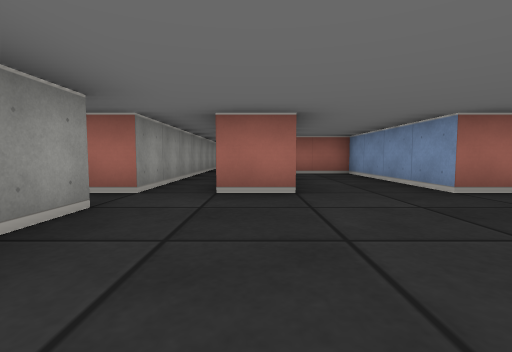
View 1 (above)

24 first-person views from a walk through a cub3D level. The camera is about half as high as the walls, tilts 4° down and sees 85° across. The floor is counted in squares. Each view is taken from the middle of a square. On the plan, view 1 faces up. The plan holds only what a view shows up to about 9 squares ahead; the rest is blank.

View 2
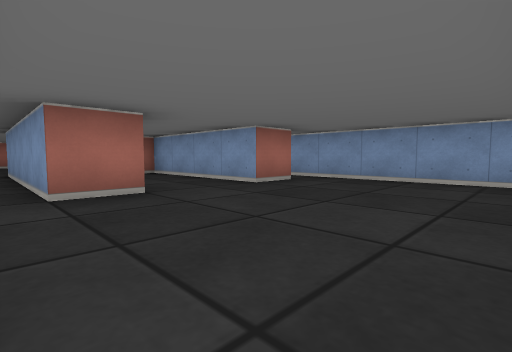

View 3
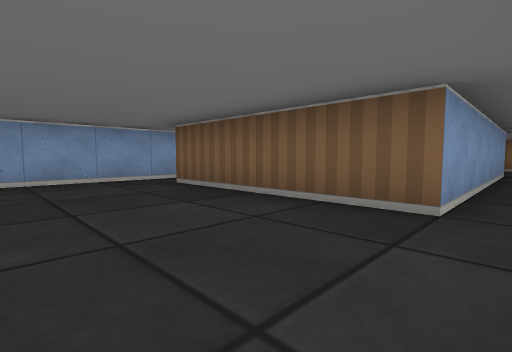

View 4
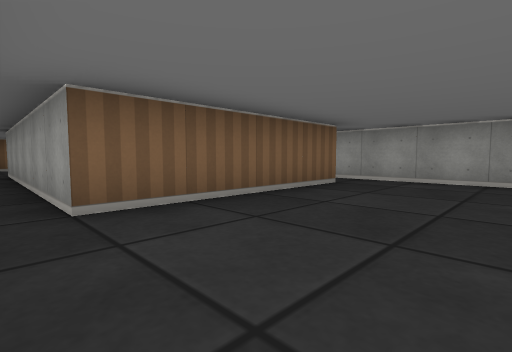

View 5
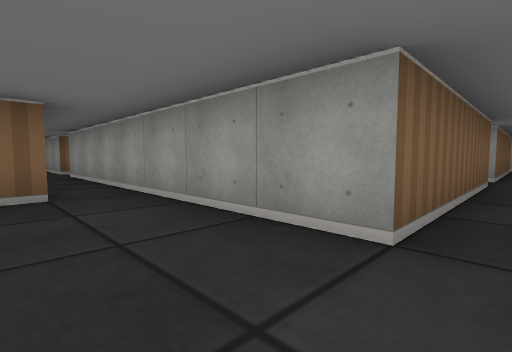

View 6
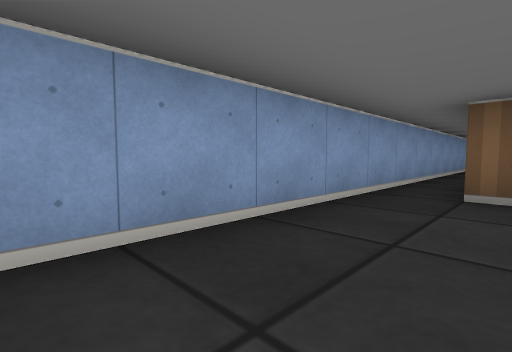

View 7
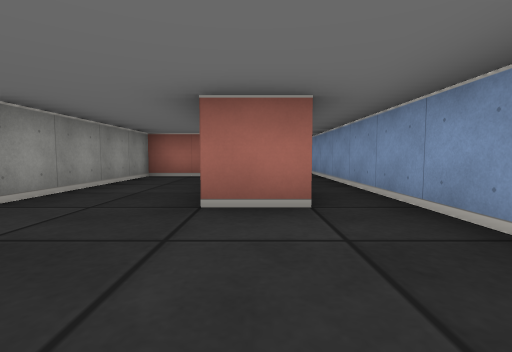

View 8
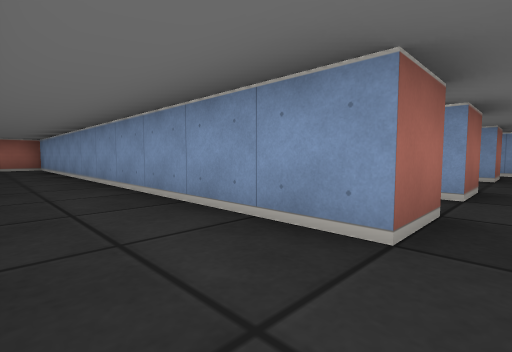

View 9
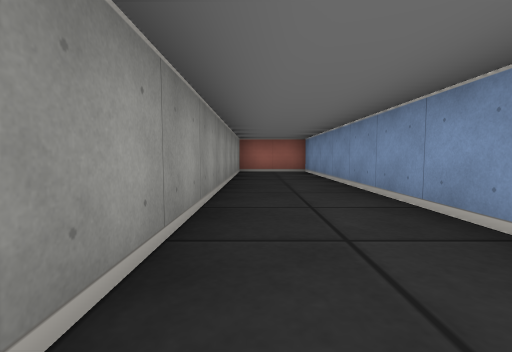

View 10
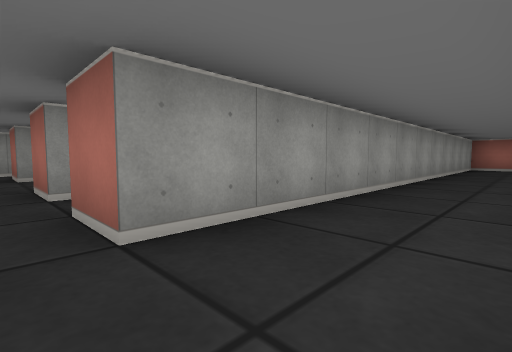

View 11
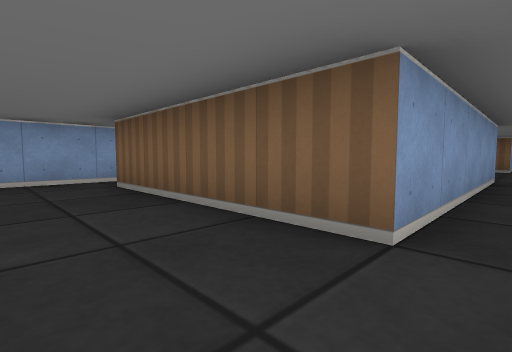

View 12
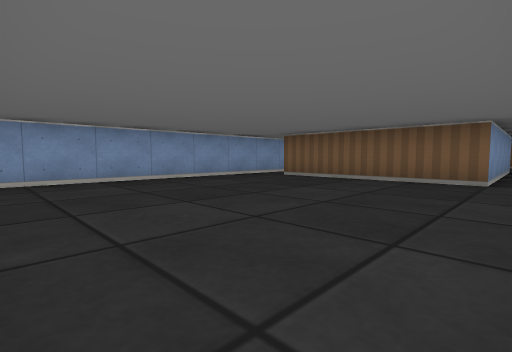

View 13
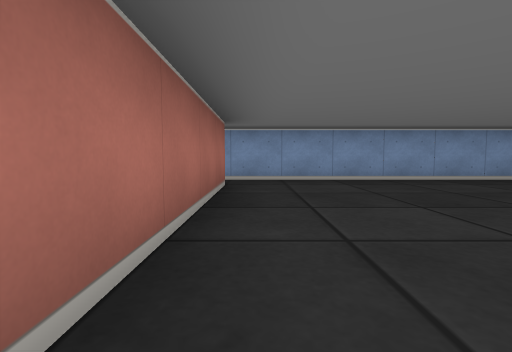

View 14
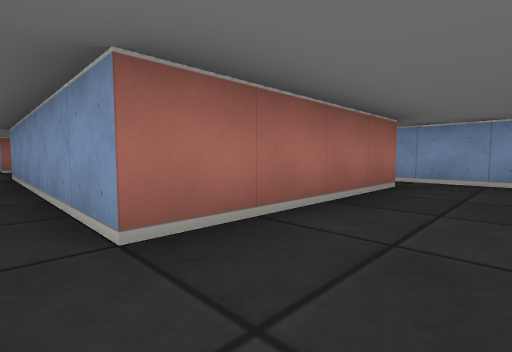

View 15
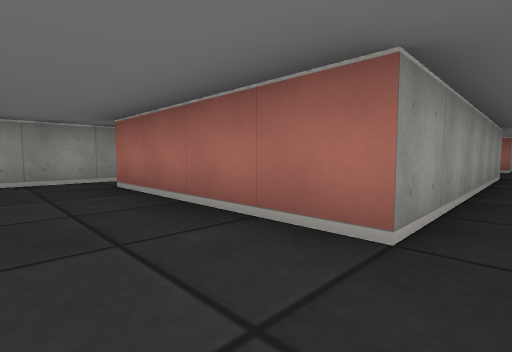

View 16
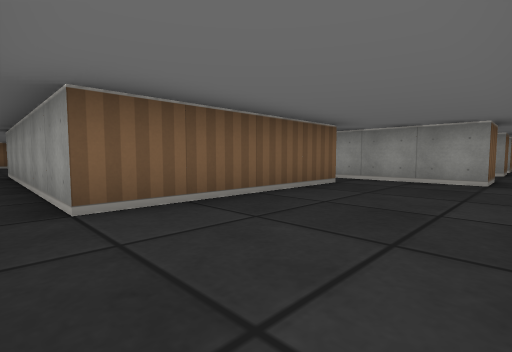

View 17
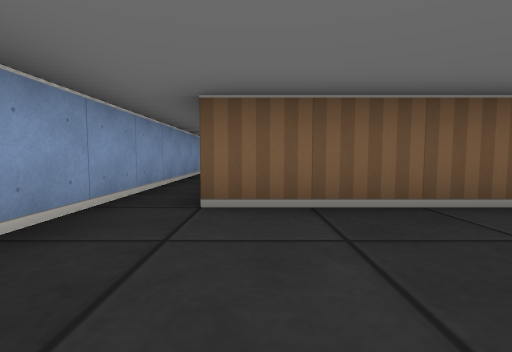

View 18
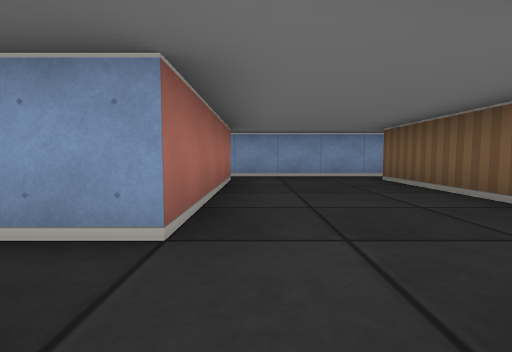

View 19
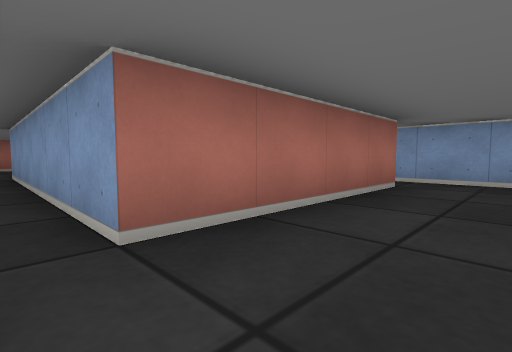

View 20
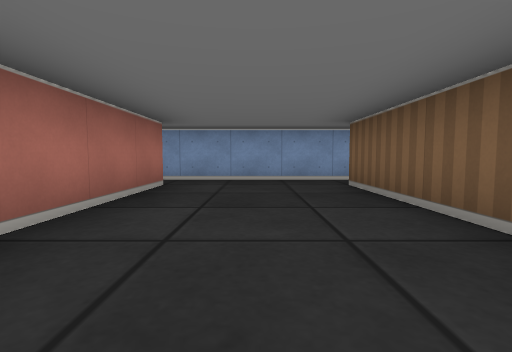

View 21
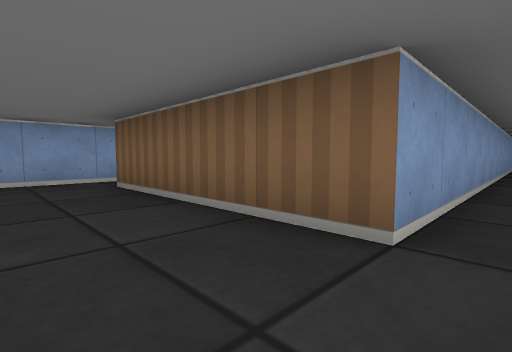

View 22
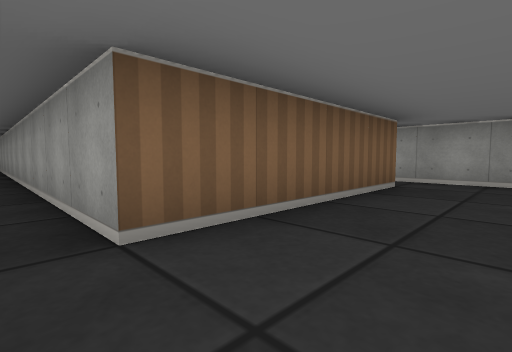

View 23
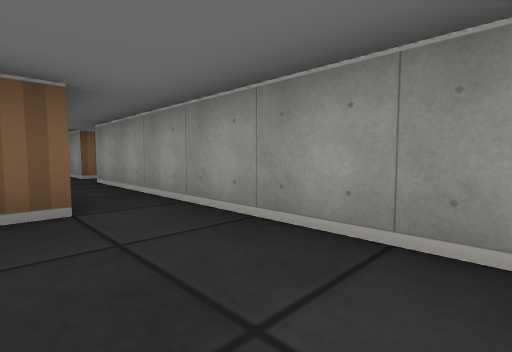

View 24
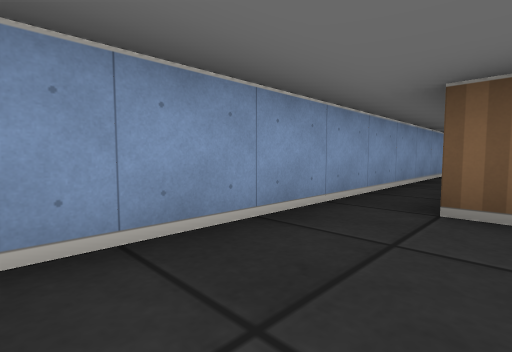

### Floor plan
Points are (right, up) in squares from view 1. A wall is a line through its corners. A room is listed if a view was taken in it or the views show most of it. See-through windows are left out.
Room 1 (views 1, 2, 3, 4, 5, 6, 7)
walls: (-1.5, 3.5) (-2.5, 3.5); (3.6, 3.5) (2.5, 3.5) (2.5, 7.5) (0.5, 7.5) (0.5, 3.5) (-0.5, 3.5); (-2.5, 2.5) (-1.5, 2.5) (-1.5, -4.5); (-0.5, -5.5) (-0.5, -0.5) (3.5, -0.5) (3.5, -6.5); (4.5, -6.5) (4.5, 3.4)
ways out: opening at (-2, 3) to room 2; opening at (-1, 3) to room 3; opening at (4, 3) to room 3; opening at (-1, -6) to room 5; opening at (4, -7) to room 5
Room 2 (views 8, 9, 10)
walls: (-2.5, 3.5) (-2.5, 14.5) (-4.5, 14.5) (-4.5, 3.5) (-5.5, 3.5); (-5.5, 2.5) (-2.5, 2.5)
ways out: opening at (-2, 3) to room 1; opening at (-5, 3)
Room 3 (views 11, 12, 13, 14, 15)
walls: (-1.5, 9) (-1.5, 3.5); (3.5, 14.5) (-0.5, 14.5); (-1.5, 14.9) (-1.5, 13.1); (-0.5, 3.5) (-0.5, 8.5) (3.5, 8.5); (4.5, 3.4) (4.5, 14.4)
ways out: opening at (-1, 3) to room 1; opening at (4, 3) to room 1; opening at (-1, 15) to room 4; opening at (4, 15) to room 4
Room 4 (views 16, 17, 18)
walls: (3.6, 23.5) (-0.5, 23.5); (-2.5, 22.5) (-1.5, 22.5) (-1.5, 19.9); (-0.5, 14.5) (-0.5, 20.5) (3.5, 20.5) (3.5, 14.5); (4.5, 14.4) (4.5, 23.6)
ways out: opening at (-1, 15) to room 3; opening at (4, 15) to room 3; opening at (-2, 23); opening at (-1, 24)
Room 5 (views 19, 20, 21, 22, 23, 24)
walls: (-1.5, -13.5) (-1.5, -14.5); (4.5, -14.5) (4.5, -6.5); (-0.5, -19.1) (-0.5, -9.5) (3.5, -9.5) (3.5, -19.4); (-1.5, -5.5) (-1.5, -12.5); (3.5, -6.5) (-0.5, -6.5) (-0.5, -5.5)
ways out: opening at (-1, -6) to room 1; opening at (4, -7) to room 1; opening at (-2, -13)

Where each view was taken, in squares from view 1:
view 1: 0 up, 0 right, facing up
view 2: 0 up, 1 left, facing up-right
view 3: 2 up, 1 left, facing down-right
view 4: 2 up, 4 right, facing down-left
view 5: 3 up, 0 right, facing down-left
view 6: 3 up, 3 right, facing down-right
view 7: 1 up, 3 right, facing up
view 8: 3 up, 4 left, facing up-right
view 9: 6 up, 4 left, facing up
view 10: 3 up, 3 left, facing up-left
view 11: 10 up, 1 left, facing down-right
view 12: 14 up, 1 left, facing down-right
view 13: 14 up, 1 left, facing right
view 14: 13 up, 1 left, facing up-right
view 15: 13 up, 4 right, facing up-left
view 16: 23 up, 4 right, facing down-left
view 17: 23 up, 3 right, facing down
view 18: 23 up, 2 left, facing right
view 19: 8 down, 1 left, facing up-right
view 20: 8 down, 1 left, facing right
view 21: 8 down, 1 left, facing down-right
view 22: 8 down, 4 right, facing down-left
view 23: 7 down, 0 right, facing down-left
view 24: 7 down, 3 right, facing down-right
